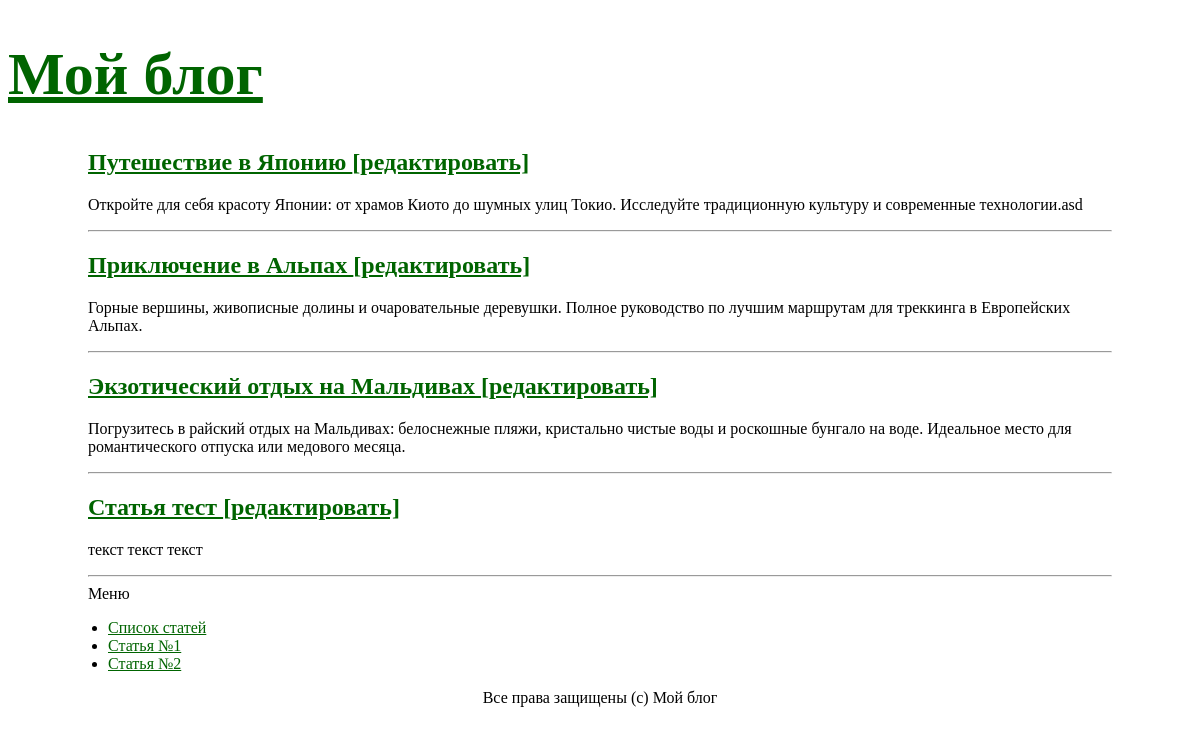
The app's page /lab10/index.php with its own data.
### tables this page shows
CREATE TABLE articles (
    id INTEGER PRIMARY KEY AUTOINCREMENT,
    author_id INTEGER NOT NULL,
    name TEXT NOT NULL,
    text TEXT NOT NULL,
    created_at TEXT NOT NULL DEFAULT CURRENT_TIMESTAMP,
    FOREIGN KEY (author_id) REFERENCES users(id)
);

### lab10/src/settings.php (called while the page is built)
<?php
return [
    'db' => [
        'driver' => 'sqlite',
        'dbname' => 'database.db',
    ],
];

### lab10/src/MyProject/Services/Db.php (called while the page is built, shortened)
<?php
class Db
{
    private $pdo;
    private static $instance;
    private function __construct()
    {
        $dbOptions = (require __DIR__ . '/../../settings.php')['db'];
        $dbPath = __DIR__ . '/../../' . $dbOptions['dbname'];
        $this->pdo = new \PDO(
            'sqlite:' . $dbPath,
            null,
            null,
            [
                \PDO::ATTR_ERRMODE => \PDO::ERRMODE_EXCEPTION,
                \PDO::ATTR_DEFAULT_FETCH_MODE => \PDO::FETCH_ASSOC,
            ]
        );
        $sqlFile = __DIR__ . '/../../../database.sql';
        if (file_exists($sqlFile)) {
            $sql = file_get_contents($sqlFile);
            $this->pdo->exec($sql);
        }
    }
    public function query(string $sql, $params = [], string $className = \stdClass::class): ?array
    {
        $sth = $this->pdo->prepare($sql);
        $result = $sth->execute($params);
        if ($className !== \stdClass::class) {
            $sth->setFetchMode(\PDO::FETCH_CLASS, $className);
        }
        return $sth->fetchAll();
    }
    public static function getInstance(): self
    {
        if (self::$instance === null) {
            self::$instance = new self();
        }
        return self::$instance;
    }
}

### lab10/src/MyProject/Models/ActiveRecordEntity.php (called while the page is built, shortened)
<?php
abstract class ActiveRecordEntity
{
    protected $id;
    public function getId(): int
    {
        return $this->id;
    }
    private function underscoreToCamelCase(string $source): string
    {
        return lcfirst(str_replace('_', '', ucwords($source, '_')));
    }
    public static function findAll(): array
    {
        $db = Db::getInstance();
        return $db->query('SELECT * FROM `' . static::getTableName() . '`;', [], static::class);
    }
}

### lab10/src/MyProject/Models/Articles/Article.php (called while the page is built, shortened)
<?php
class Article extends ActiveRecordEntity
{
    protected $name;
    protected $text;
    public function getName(): string
    {
        return $this->name;
    }
    public function getText(): string
    {
        return $this->text;
    }
    protected static function getTableName(): string
    {
        return 'articles';
    }
}

### lab10/src/MyProject/Controllers/MainController.php (called while the page is built, shortened)
<?php
class MainController
{
    private $view;
    public function __construct()
    {
        $this->view = new View(__DIR__ . '/../../../templates');
    }
    public function main()
    {
        $articles = Article::findAll();
        $this->view->renderHtml('main/main.php', ['articles' => $articles]);
    }
}

### lab10/templates/main/main.php (the view, shortened to what this page needs)
<?php
include __DIR__ . '/../header.php';
?>
<?php foreach ($articles as $article): ?>
    <article class="article-preview">
        <h2>
            <a href="/lab10/articles/<?= $article->getId() ?>">
                <?= htmlspecialchars($article->getName(), ENT_QUOTES, 'UTF-8') ?>
            </a>
            <a href="/lab10/article/<?= $article->getId() ?>/edit" class="edit-link">[редактировать]</a>
        </h2>
        <p><?= nl2br(htmlspecialchars($article->getText(), ENT_QUOTES, 'UTF-8')) ?></p>
        <hr>
    </article>
<?php endforeach; ?>
<?php include __DIR__ . '/../footer.php'; ?>

### lab10/index.php (shortened to what this page needs)
<?php
spl_autoload_register(static function (string $className): void {
    $prefix = 'MyProject\\';
    $relativePath = substr($className, strlen($prefix));
    $fileName = __DIR__ . '/src/MyProject/' . str_replace('\\', '/', $relativePath) . '.php';
});
$routes = require __DIR__ . '/src/routes.php';
$path = parse_url($_SERVER['REQUEST_URI'] ?? '/', PHP_URL_PATH) ?? '/';
$scriptName = $_SERVER['SCRIPT_NAME'] ?? '';
$basePath = str_replace('\\', '/', dirname($scriptName));
if ($basePath !== '/' && $basePath !== '.') {
    if (str_starts_with($path, $basePath)) {
        $path = substr($path, strlen($basePath)) ?: '/';
    }
}
$path = ltrim($path, '/');
if ($path === 'index.php') {
    $path = '';
}
foreach ($routes as $pattern => [$controllerClass, $actionName]) {
    if (preg_match($pattern, $path, $matches) !== 1) {
        continue;
    }
    array_shift($matches);
    $arguments = array_map(static function ($value) {
        if (is_string($value) && ctype_digit($value)) {
            return (int) $value;
        }
        return $value;
    }, $matches);
    $controller = new $controllerClass();
    $controller->$actionName(...$arguments);
    return;
}

### lab10/style.css (style rules this page uses)
a, a:visited { color: darkgreen; }

### records on screen
articles: name "Путешествие в Японию", text "Откройте для себя красоту Японии: от храмов Киото до шумных улиц Токио. Исследуйте традиционную культуру и современные технологии.asd"
articles: name "Приключение в Альпах", text "Горные вершины, живописные долины и очаровательные деревушки. Полное руководство по лучшим маршрутам для треккинга в Европейских Альпах."
articles: name "Экзотический отдых на Мальдивах", text "Погрузитесь в райский отдых на Мальдивах: белоснежные пляжи, кристально чистые воды и роскошные бунгало на воде. Идеальное место для романтического отпуска или медового месяца."
articles: name "Статья тест", text "текст текст текст"
